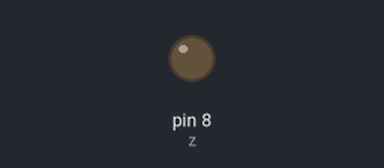
The sketch below on a simulated Arduino Uno, built with avr-gcc and run on an emulated ATmega328P. Shown: output pins drawn as LEDs (lit = HIGH).

Above: at 0.5 s.
At 4.5 s:
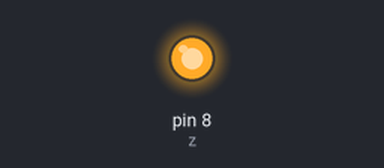
Timing chart, 0 to 6.9 s (numbered marks = the images above):
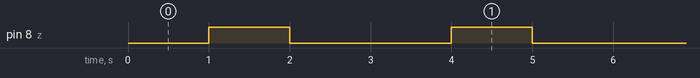

The sketch:

ejercicio5.ino
```cpp
int z=8;


void setup() {
Serial.begin(9600);
pinMode(z,OUTPUT);

}

void loop() {

         delay(1000);
         digitalWrite(z,HIGH);
         delay(1000);
         digitalWrite(z,LOW);
         delay(1000);

}
```

Measured:
- by itself, pin 8 (z): alternates HIGH for 1.0 s and LOW for 2.0 s
